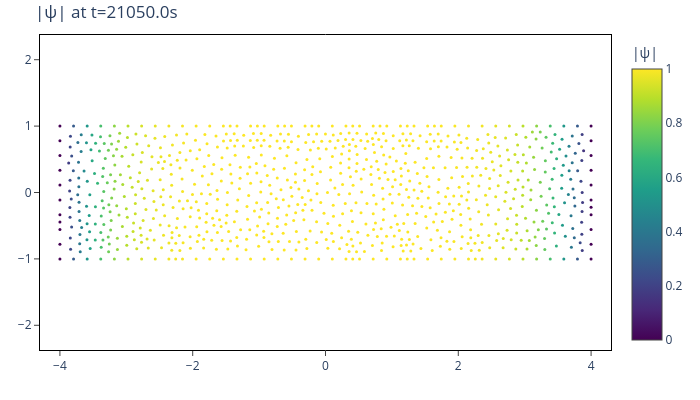

Notebook code cell kept with this figure:
### Code cell
# Plot |psi| at the last saved frame
last_idx = len(sol_times) - 1
solution.load_tdgl_data(last_idx)
psi = solution.tdgl_data.psi
psi_abs = np.abs(psi)

fig = go.Figure(go.Scatter(
    x=points[:, 0], y=points[:, 1],
    mode='markers',
    marker=dict(
        size=3,
        color=psi_abs,
        colorscale='Viridis',
        showscale=True,
        colorbar=dict(title='|\u03C8|'),
    ),
    text=[f'|\u03C8|={v:.3f}' for v in psi_abs],
    hovertemplate='%{text}<extra></extra>',
))

xmin, xmax = points[:, 0].min(), points[:, 0].max()
ymin, ymax = points[:, 1].min(), points[:, 1].max()
m = 0.3
fig.update_layout(
    title=f'|\u03C8| at t={sol_times[last_idx]:.1f}s',
    xaxis=dict(range=[xmin - m, xmax + m], showline=True, linewidth=1,
               linecolor='black', mirror=True, ticks='outside'),
    yaxis=dict(scaleanchor='x', scaleratio=1, range=[ymin - m, ymax + m],
               showline=True, linewidth=1, linecolor='black', mirror=True, ticks='outside'),
    margin=dict(l=40, r=10, t=35, b=50),
    height=400, width=700, plot_bgcolor='white',
)
fig.show()

### Figure 1 — Plotly figure (JSON) as saved in the notebook; plotly's stock layout.template omitted (floating-point values rounded to 4 significant figures; data arrays with more than 128 entries replaced by an {"elided": "..."} marker saying what was removed)
{"data": [{"hovertemplate": "%{text}<extra></extra>", "marker": {"color": {"elided": "860 float values"}, "colorbar": {"title": {"text": "|ψ|"}}, "colorscale": [[0, "#440154"], [0.1111, "#482878"], [0.2222, "#3e4989"], [0.3333, "#31688e"], [0.4444, "#26828e"], [0.5556, "#1f9e89"], [0.6667, "#35b779"], [0.7778, "#6ece58"], [0.8889, "#b5de2b"], [1, "#fde725"]], "showscale": true, "size": 3}, "mode": "markers", "text": {"elided": "860 str values"}, "type": "scatter", "x": {"elided": "860 float values"}, "y": {"elided": "860 float values"}}], "layout": {"height": 400, "margin": {"b": 50, "l": 40, "r": 10, "t": 35}, "plot_bgcolor": "white", "title": {"text": "|ψ| at t=21050.0s"}, "width": 700, "xaxis": {"linecolor": "black", "linewidth": 1, "mirror": true, "range": [-4.3, 4.3], "showline": true, "ticks": "outside"}, "yaxis": {"linecolor": "black", "linewidth": 1, "mirror": true, "range": [-1.3, 1.3], "scaleanchor": "x", "scaleratio": 1, "showline": true, "ticks": "outside"}}}
